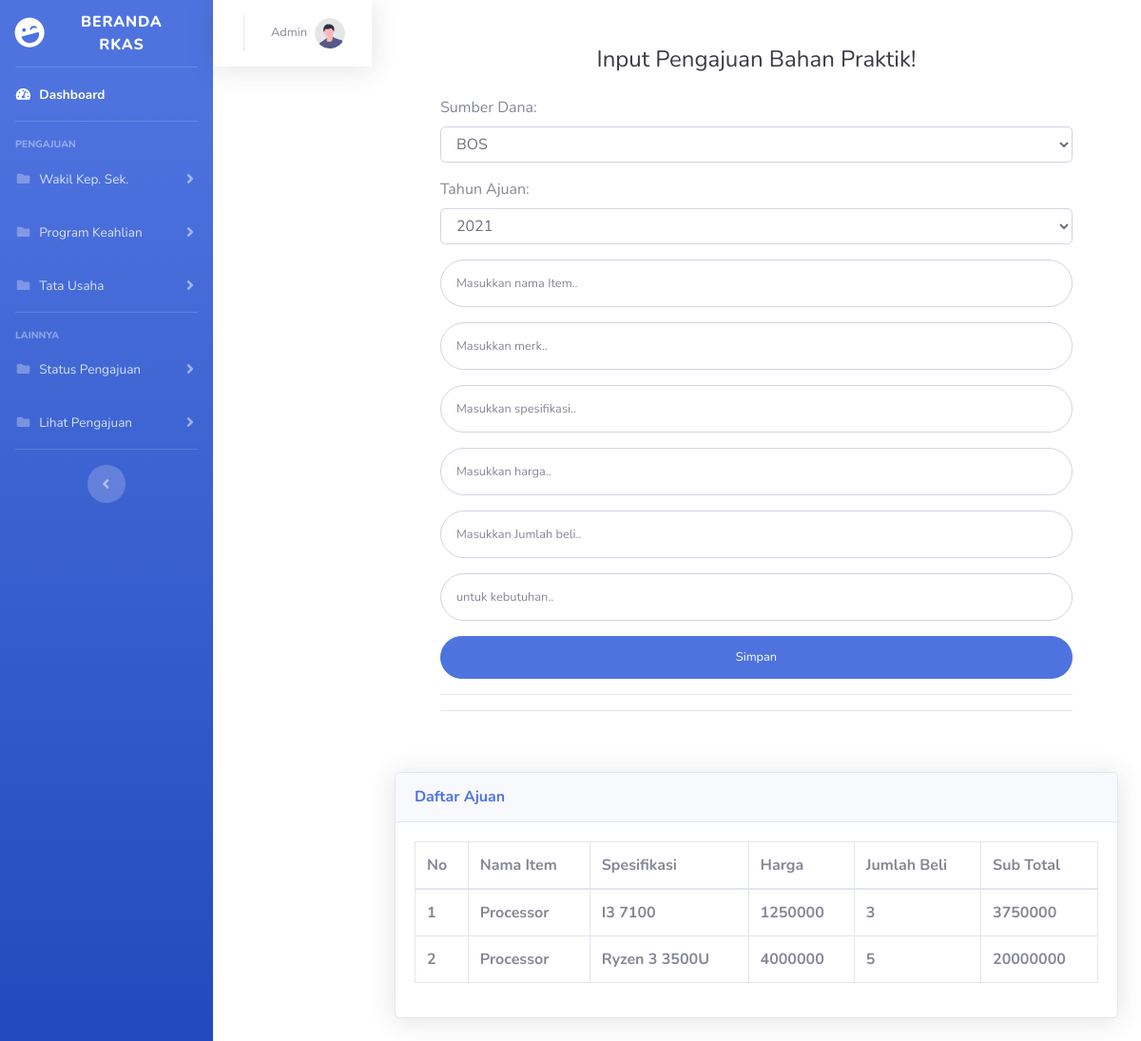
/alat_bahan.php, run on the app's committed database.
### tables this page shows
CREATE TABLE `tb_bahan` (
  `id_bahan` int(11) NOT NULL,
  `sumber_dana` varchar(10) NOT NULL,
  `tahun_ajuan` int(4) NOT NULL,
  `item` varchar(50) NOT NULL,
  `merk` varchar(50) NOT NULL,
  `spesifikasi` varchar(50) NOT NULL,
  `harga` int(10) NOT NULL,
  `qty` int(20) NOT NULL,
  `kebutuhan_untuk` text NOT NULL
);

### alat_bahan.php (the view, shortened to what this page needs)
<?php
include "koneksi.php";
$sql = mysqli_query($conn, "SELECT * FROM tb_bahan ORDER BY id_bahan DESC");
?>
<!DOCTYPE html>
<html lang="en">
<head>
    <link href="vendor/fontawesome-free/css/all.min.css" rel="stylesheet" type="text/css">
    <link href="css/sb-admin-2.css" rel="stylesheet">
</head>
<body id="page-top">
    <div id="wrapper">
        <ul class="navbar-nav bg-gradient-primary sidebar sidebar-dark accordion" id="accordionSidebar">
            <a class="sidebar-brand d-flex align-items-center justify-content-center" href="index2.php">
                <div class="sidebar-brand-icon rotate-n-15">
                    <i class="fas fa-laugh-wink"></i>
                </div>
                <div class="sidebar-brand-text mx-3">Beranda RKAS </div>
            </a>
            <hr class="sidebar-divider my-0">
            <li class="nav-item active">
                <a class="nav-link" href="index2.php">
                    <i class="fas fa-fw fa-tachometer-alt"></i>
                    <span>Dashboard</span></a>
            </li>
            <hr class="sidebar-divider">
            <div class="sidebar-heading">
                PENGAJUAN
            </div>
            <li class="nav-item">
                <a class="nav-link collapsed" href="#" data-toggle="collapse" data-target="#collapseTwo"
                    aria-expanded="true" aria-controls="collapseTwo">
                    <i class="fas fa-fw fa-folder"></i>
                    <span>Wakil Kep. Sek.</span>
                </a>
            </li>
            <li class="nav-item">
                <a class="nav-link collapsed" href="#" data-toggle="collapse" data-target="#collapseUtilities"
                    aria-expanded="true" aria-controls="collapseUtilities">
                    <i class="fas fa-fw fa-folder"></i>
                    <span>Program Keahlian</span>
                </a>
            </li>
            <li class="nav-item">
                <a class="nav-link collapsed" href="#" data-toggle="collapse" data-target="#TU"
                    aria-expanded="true" aria-controls="collapseUtilities">
                    <i class="fas fa-fw fa-folder"></i>
                    <span>Tata Usaha</span>
                </a>
            </li>
            <hr class="sidebar-divider">
            <div class="sidebar-heading">
                Lainnya
            </div>
            <li class="nav-item">
                <a class="nav-link collapsed" href="#" data-toggle="collapse" data-target="#status"
                    aria-expanded="true" aria-controls="collapsePages">
                    <i class="fas fa-fw fa-folder"></i>
                    <span>Status Pengajuan</span>
                </a>
            </li>
            <li class="nav-item">
                <a class="nav-link collapsed" href="#" data-toggle="collapse" data-target="#lihat"
                    aria-expanded="true" aria-controls="collapsePages">
                    <i class="fas fa-fw fa-folder"></i>
                    <span>Lihat Pengajuan</span>
                </a>
            </li>
            <hr class="sidebar-divider d-none d-md-block">
            <div class="text-center d-none d-md-inline">
                <button class="rounded-circle border-0" id="sidebarToggle"></button>
            </div>
        </ul>
        <nav class="navbar navbar-expand navbar-light bg-white topbar mb-4 static-top shadow">
                    <ul class="navbar-nav ml-auto">
                        <li class="nav-item dropdown no-arrow">
                            <a class="nav-link dropdown-toggle" href="#" id="userDropdown" role="button"
                                data-toggle="dropdown" aria-haspopup="true" aria-expanded="false">
                                <span class="mr-2 d-none d-lg-inline text-gray-600 small">Admin</span>
                                <img class="img-profile rounded-circle"
                                    src="img/undraw_profile.svg">
                            </a>
                        </li>
                    </ul>
                </nav>
        <div class="container">
        <div class="p-5">
                            <div class="text-center">
                                <h1 class="h4 text-gray-900 mb-4">Input Pengajuan Bahan Praktik!</h1>
                            </div>
                            <form class="user" action="prosesalatbahan.php" method="POST">
                                <div class="form-group">
                                    <label for="sumber_dana">Sumber Dana:</label>
                                    <select class="form-control" id="sumber_dana" name="sumber_dana">
                                        <option value="BOS">BOS</option>
                                    </select>
                                </div>
                                <div class="form-group">
                                    <label for="tahun_ajuan">Tahun Ajuan:</label>
                                    <select class="form-control" id="tahun_ajuan" name="tahun_ajuan">
                                        <option value="2021">2021</option>
                                    </select>
                                </div>
                                <div class="form-group">
                                    <input type="text" class="form-control form-control-user" id="nama_item" name="nama_item"
                                        placeholder="Masukkan nama Item..">
                                </div>
                                <div class="form-group">
                                    <input type="text" class="form-control form-control-user" id="merk" name="merk"
                                        placeholder="Masukkan merk..">
                                </div>
                                <div class="form-group">
                                    <input type="text" class="form-control form-control-user" id="spesifikasi" name="spesifikasi"
                                        placeholder="Masukkan spesifikasi..">
                                </div>
                                <div class="form-group">
                                    <input type="number" class="form-control form-control-user" id="harga" name="harga"
                                        placeholder="Masukkan harga..">
                                </div>
                                <div class="form-group">
                                    <input type="number" class="form-control form-control-user" id="qty" name="qty"
                                        placeholder="Masukkan Jumlah beli..">
                                </div>
                                <div class="form-group">
                                    <input type="text" class="form-control form-control-user" id="kebutuhan" name="kebutuhan"
                                        placeholder="untuk kebutuhan..">
                                </div>
                                <a href="alat_bahan.php"><input type="submit" name="simpan" value="Simpan" style="width:100%;" class="btn btn-primary btn-user btn-block">
                                </a>
                                <hr>
                            </form>
                            <hr>
                        </div>
                        <div class="card shadow mb-4">
                        <div class="card-header py-3">
                            <h6 class="m-0 font-weight-bold text-primary">Daftar Ajuan</h6>
                        </div>
                        <div class="card-body">
                            <div class="table-responsive">
                                <table class="table table-bordered" id="dataTable" width="100%" cellspacing="0">
                                    <thead>
                                        <tr>
                                            <th>No</th>
                                            <th>Nama Item</th>
                                            <th>Spesifikasi</th>
                                            <th>Harga</th>
                                            <th>Jumlah Beli</th>
                                            <th>Sub Total</th>
                                        </tr>
                                    </thead>
                                    <tfoot>
                                    <?php foreach ($sql as $row) : ?>
                                        <tr>
                                            <th><?= $row["id_bahan"];?></th>
                                            <th><?= $row["item"];?></th>
                                            <th><?= $row["spesifikasi"];?></th>
                                            <th><?= $row["harga"];?></th>
                                            <th><?= $row["qty"];?></th>
                                            <th><?= $subtotal = $row["harga"] * $row["qty"];?></th>
                                        </tr>
                                    </tfoot>
                                    <?php endforeach;?>
                                </table>
                            </div>
                        </div>
                    </div>
                        </div>
</body>
</html>

### data on the page
tb_bahan: id_bahan "2", item "Processor", spesifikasi "Ryzen 3 3500U", harga "4000000", qty "5", $subtotal = $row["harga"] * $row["qty"] "20000000"
tb_bahan: id_bahan "1", item "Processor", spesifikasi "I3 7100", harga "1250000", qty "3", $subtotal = $row["harga"] * $row["qty"] "3750000"
